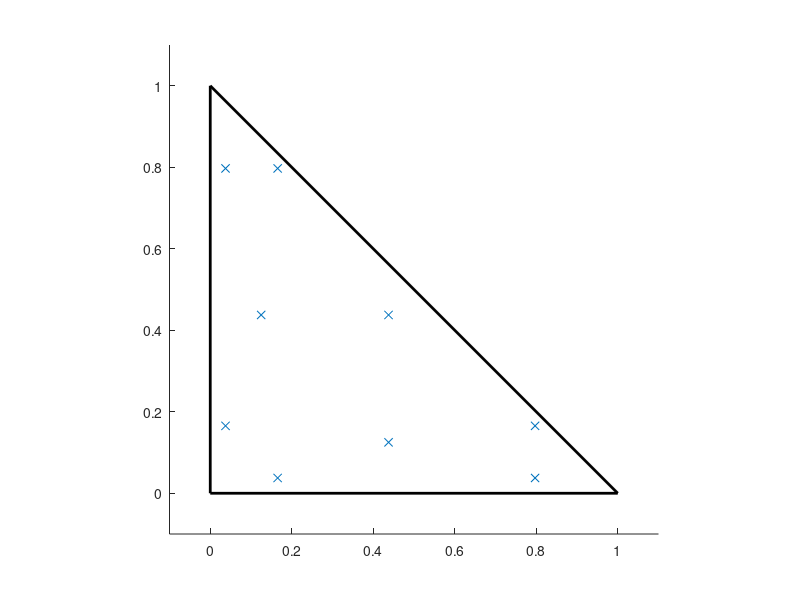

Reproduce this figure in MATLAB. (Note: this script raises an error after producing the figure.)
pnts = [
0.124949503233232, 0.437525248383384, 0.437525248383384, ...
0.437525248383384, 0.124949503233232, 0.437525248383384, ...
0.437525248383384, 0.437525248383384, 0.124949503233232, ... 
0.797112651860071, 0.165409927389841, 0.037477420750088,... 
0.797112651860071, 0.037477420750088, 0.165409927389841,...
0.165409927389841, 0.797112651860071, 0.037477420750088,...
0.165409927389841, 0.037477420750088, 0.797112651860071,...
0.037477420750088, 0.797112651860071, 0.165409927389841,...
0.037477420750088, 0.165409927389841, 0.797112651860071];
pnts = reshape(pnts, [3,9]);

figure(2); clf;
ax = axes;
hold on;
axis equal
plot([0,0], [0,1], 'k', 'LineWidth',2)
plot([0,1], [0,0], 'k', 'LineWidth',2)
plot([1,0], [0,1], 'k', 'LineWidth',2)
xlim([-0.1,1.1])
ylim([-0.1,1.1])
plot(pnts(1,:), pnts(2,:), 'x')
pnts_label = split(int2str(1:9));
text(pnts(1,:), pnts(2,:),pnts_label )